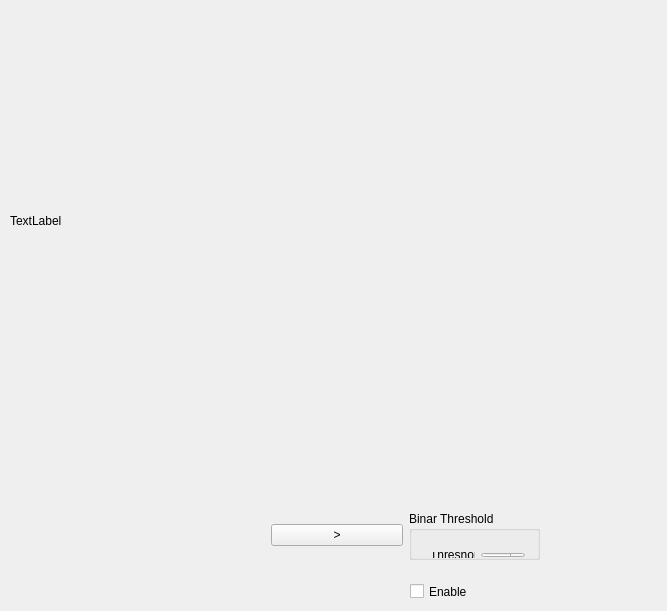
<?xml version="1.0" encoding="UTF-8"?>
<ui version="4.0">
 <class>QCvWidget</class>
 <widget class="QWidget" name="QCvWidget">
  <property name="geometry">
   <rect>
    <x>0</x>
    <y>0</y>
    <width>667</width>
    <height>611</height>
   </rect>
  </property>
  <property name="windowTitle">
   <string>QCvWidget</string>
  </property>
  <widget class="QLabel" name="labelView">
   <property name="geometry">
    <rect>
     <x>10</x>
     <y>-40</y>
     <width>631</width>
     <height>521</height>
    </rect>
   </property>
   <property name="text">
    <string>TextLabel</string>
   </property>
  </widget>
  <widget class="QWidget" name="">
   <property name="geometry">
    <rect>
     <x>260</x>
     <y>500</y>
     <width>291</width>
     <height>71</height>
    </rect>
   </property>
   <layout class="QHBoxLayout" name="horizontalLayout_2">
    <item>
     <widget class="QPushButton" name="pushButtonPlay">
      <property name="text">
       <string>&gt;</string>
      </property>
     </widget>
    </item>
    <item>
     <widget class="QGroupBox" name="groupBox">
      <property name="title">
       <string>Binar Threshold</string>
      </property>
      <widget class="QWidget" name="">
       <property name="geometry">
        <rect>
         <x>10</x>
         <y>30</y>
         <width>117</width>
         <height>28</height>
        </rect>
       </property>
       <layout class="QHBoxLayout" name="horizontalLayout">
        <item>
         <widget class="QLabel" name="label_2">
          <property name="text">
           <string>Threshold</string>
          </property>
         </widget>
        </item>
        <item>
         <widget class="QSpinBox" name="spinBoxBinaryThreshold">
          <property name="maximum">
           <number>255</number>
          </property>
          <property name="value">
           <number>127</number>
          </property>
         </widget>
        </item>
       </layout>
      </widget>
     </widget>
    </item>
   </layout>
  </widget>
  <widget class="QCheckBox" name="checkBoxEnableBinaryThreshold">
   <property name="geometry">
    <rect>
     <x>410</x>
     <y>580</y>
     <width>82</width>
     <height>23</height>
    </rect>
   </property>
   <property name="text">
    <string>Enable</string>
   </property>
  </widget>
 </widget>
 <layoutdefault spacing="6" margin="11"/>
 <resources/>
 <connections/>
</ui>
